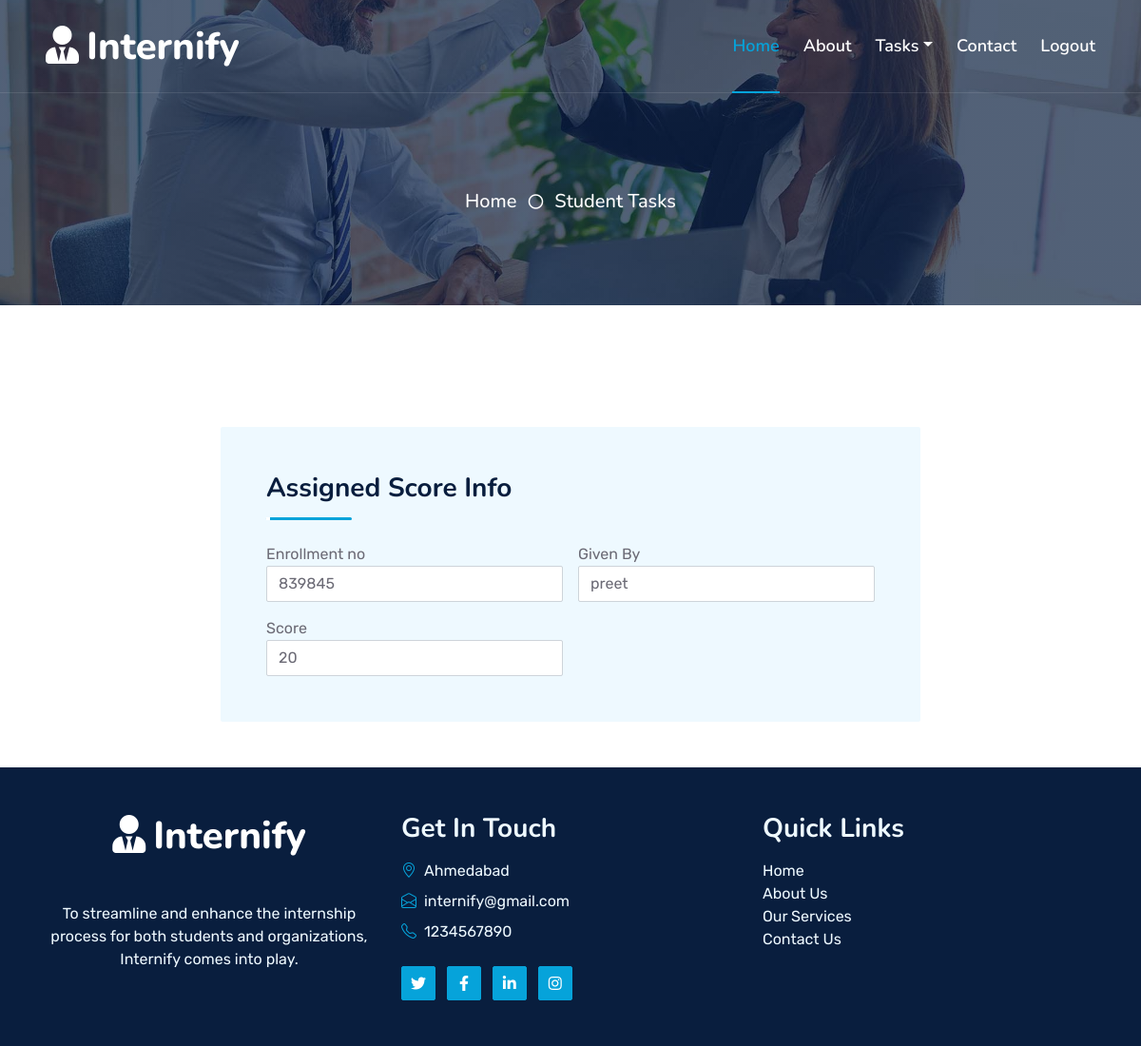
/student_view_score.php (signed in), run on the app's committed database.
### tables this page shows
CREATE TABLE `score_info` (
  `scid` int(10) NOT NULL,
  `sid` int(10) NOT NULL,
  `fid` int(10) NOT NULL,
  `erno` int(10) NOT NULL,
  `score` int(10) NOT NULL
);

CREATE TABLE `faculty_regis` (
  `fid` int(10) NOT NULL,
  `name` varchar(25) NOT NULL,
  `surname` varchar(15) NOT NULL,
  `gender` varchar(10) NOT NULL,
  `mno` int(10) NOT NULL,
  `email` varchar(25) NOT NULL,
  `pwd` varchar(15) NOT NULL,
  `dept` varchar(30) NOT NULL,
  `desig` varchar(30) NOT NULL,
  `coursenm` varchar(25) NOT NULL,
  `clg` varchar(30) NOT NULL
);

### student_view_score.php (the view, shortened to what this page needs)
<?php
include("student_header.php");
include("conn.php");
$erno = "";
$score = "";
$given_by = "";
if(isset($_SESSION['sid'])) {
    $student_id = $_SESSION['sid'];
    $res = mysqli_query($conn, "SELECT si.*, fr.name AS given_by FROM score_info si INNER JOIN faculty_regis fr ON si.fid = fr.fid WHERE si.sid = '$student_id'");
    if(mysqli_num_rows($res) > 0) {
        $row = mysqli_fetch_array($res);
        $erno = $row['erno'];
        $score = $row['score'];
        $given_by = $row['given_by'];
    }
}
?>
<div class="container py-5">
    <div class="row justify-content-center">
        <div class="col-lg-8">
            <div class="bg-light rounded p-5">
                <div class="section-title section-title-sm position-relative pb-3 mb-4">
                    <h3 class="mb-0">Assigned Score Info</h3>
                </div>
                <form method="post">
                    <div class="row g-3">
                        <div class="col-12 col-sm-6">
                            <label for="txtgnm">Enrollment no</label>
                            <input type="text" name="txterno" class="form-control" value="<?php echo $erno; ?>" >
                        </div>
                        <div class="col-12 col-sm-6">
                            <label for="txtgnm">Given By</label>
                            <input type="text" name="txtfnm" class="form-control" value="<?php echo $given_by; ?>" >
                        </div>
                        <div class="col-12 col-sm-6">
                            <label for="txtgnm">Score</label>
                            <input type="text" name="txtscore" class="form-control" value="<?php echo $score; ?>" >
                        </div>
                    </div>
                </form>
            </div>
        </div>
    </div>
</div>
<?php
include("footer.php");
?>

### css/style.css (style rules this page uses)
:root { --primary: #06A3DA; --secondary: #34AD54; --light: #EEF9FF; --dark: #091E3E; }
h3, h4, .fw-semi-bold { font-weight: 700 !important; }
.section-title::before { position: absolute; content: ""; width: 150px; height: 5px; left: 0; bottom: 0; background: var(--primary); border-radius: 2px; }
.section-title.section-title-sm::before { width: 90px; height: 3px; }
.section-title::after { position: absolute; content: ""; width: 6px; height: 5px; bottom: 0px; background: #FFFFFF; -webkit-animation: section-title-run 5s infinite linear; animation: section-title-run 5s infinite linear; }
.section-title.section-title-sm::after { width: 4px; height: 3px; }
.section-title.section-title-sm::after { -webkit-animation: section-title-run-sm 5s infinite linear; animation: section-title-run-sm 5s infinite linear; }

### data on the page
score_info: txterno "839845", txtfnm "preet", txtscore "20"
